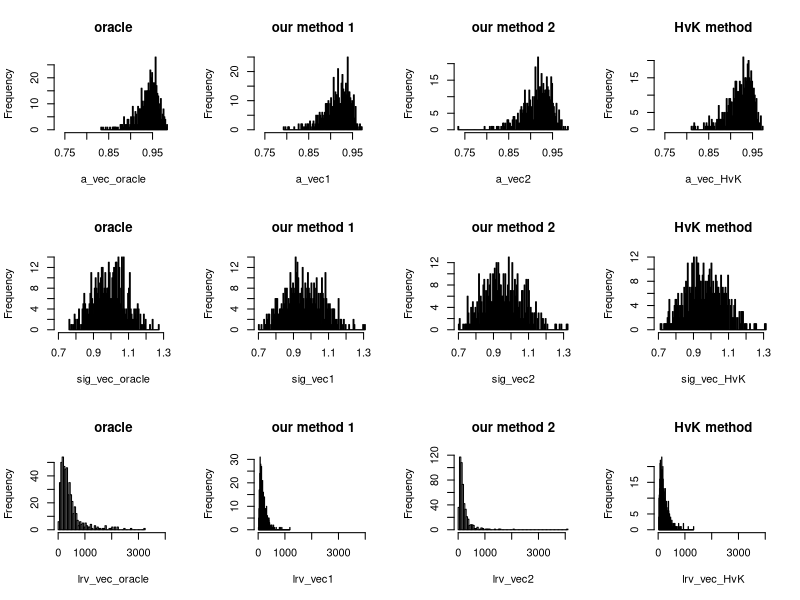

Write the R code that produced this figure.
rm(list=ls())

p      <- 1
a_star <- 0.95
T      <- 200
Nsim   <- 500


# Functions

#dyn.load("sigma_HvK.so")
#source("sigma_HvK.r")

emp_acf <- function(y_data,ell,p)
{   # computes autocovariances at lags 0 to p 
    # for the ell-th differences of y_data
    y_diff   <- diff(y_data,ell)
    len      <- length(y_diff)
    autocovs <- rep(0,p+1)
    for(k in 1:(p+1))
       autocovs[k] <- sum(y_diff[k:len]*y_diff[1:(len-k+1)])/len
    return(autocovs)
}

sigma_eta <- function(y_data,coefs,p)
{   y_diff <- diff(y_data)
    len    <- length(y_diff)
    res    <- rep(0,len)
    for(i in (p+1):len)
       res[i] <- y_diff[i] - sum(coefs * y_diff[(i-1):(i-p)])
    var_eta <- mean(res^2)/2
    return(var_eta)
}

corrections <- function(coefs,var_eta,len)
{   p <- length(coefs)  
    c_vec <- rep(0,len)
    c_vec[1] <- 1
    for(j in 2:len)
    { lags <- (j-1):max(j-p,1)
      c_vec[j] <- sum(coefs[1:length(lags)] * c_vec[lags])  
    }
    c_vec <- c_vec * var_eta
    return(c_vec)
}

AR_coef <- function(y_data,L1,L2,correct,p)
{   pos <- 0
    a_mat <- matrix(0,nrow=L2-L1+1,ncol=p)
    for(ell in L1:L2)
    {  pos <- pos + 1
       autocovs <- emp_acf(y_data,ell,p)
       cov_mat <- matrix(0,ncol=p,nrow=p)
       for(i in 1:p)
       {  for(j in 1:p)
             cov_mat[i,j] <- autocovs[abs(i-j)+1]
       }
       cov_vec <- autocovs[2:(p+1)] + correct[(ell-1+1):(ell-p+1)]
       a_mat[pos,] <- solve(cov_mat) %*% cov_vec 
    }    
    a_hat <- colMeans(a_mat)
    a_hat <- as.vector(a_hat)
    return(a_hat)
}

AR_coef_HvK <- function(y_data,L1,L2,p)
{   pos <- 0
    var_vec <- rep(0,L2-L1+1)
    for(ell in L1:L2)
    {  pos <- pos + 1
       y_diff <- diff(y_data,lag=ell)
       var_vec[pos] <- mean(y_diff^2)
    }
    g0 <- mean(var_vec)/2

    g_vec <- rep(0,p)
    for(ell in 1:p)
    {  y_diff <- diff(y_data,lag=ell)
       g_vec[ell] <- g0 - mean(y_diff^2)/2
    }
    g_vec <- c(g0,g_vec)

    cov_mat <- matrix(0,ncol=p,nrow=p)
    for(i in 1:p)
    {  for(j in 1:p)
          cov_mat[i,j] <- g_vec[abs(i-j)+1]
    }
    cov_vec <- g_vec[2:(p+1)] 
  
    a_hat_HvK <- solve(cov_mat) %*% cov_vec 
    a_hat_HvK <- as.vector(a_hat_HvK)
    return(a_hat_HvK)
}


# Simulations

a_vec1 <- a_vec2 <- a_vec_HvK <- a_vec_oracle <- rep(NA,Nsim)
sig_vec1 <- sig_vec2 <- sig_vec_HvK <- sig_vec_oracle <- rep(NA,Nsim)
a_vec1 <- a_vec2 <- a_vec_HvK <- a_vec_oracle <- rep(NA,Nsim)
lrv_vec1 <- lrv_vec2 <- lrv_vec_HvK <- lrv_vec_oracle <- rep(NA,Nsim)

for(nb in 1:Nsim){
  set.seed(nb)

  # simulate data

  burn  <- 50
  eta   <- rnorm(T+burn)
  eps   <- rep(0,T + burn)
  for(i in (p+1):(T+burn))
     eps[i] <- eps[(i-1):(i-p)] %*% a_star + eta[i]
  eps <- eps[-(1:burn)]

  slope <- 4
  trend <- slope * (1:T)/T

  y_data <- trend + eps

  # compute estimators

  K1 <- p+1
  K2 <- 10
  L1 <- 20
  L2 <- 30

  a_hat1       <- AR_coef(y_data,L1,L2,rep(0,L2),p)
  sig_eta_hat1 <- sigma_eta(y_data,a_hat1,p)
  lrv_hat1     <- sig_eta_hat1/(1-sum(a_hat1))^2 
  correct      <- corrections(a_hat1,sig_eta_hat1,K2+1)
  a_hat2       <- AR_coef(y_data,K1,K2,correct,p)
  sig_eta_hat2 <- sigma_eta(y_data,a_hat2,p)
  lrv_hat2     <- sig_eta_hat2/(1-sum(a_hat2))^2 
  a_vec1[nb]   <- a_hat1
  a_vec2[nb]   <- a_hat2
  sig_vec1[nb] <- sig_eta_hat1
  sig_vec2[nb] <- sig_eta_hat2
  lrv_vec1[nb] <- lrv_hat1
  lrv_vec2[nb] <- lrv_hat2
 
  a_vec_HvK[nb]   <- AR_coef_HvK(y_data,L1,L2,p)
  sig_vec_HvK[nb] <- sigma_eta(y_data,a_vec_HvK[nb],p)
  lrv_vec_HvK[nb] <- sig_vec_HvK[nb]/(1-sum(a_vec_HvK[nb]))^2
  #res_HvK <- sigma_HvK(y_data,L1,L2)
  #a_vec_HvK[nb] <- res_HvK[[2]] 

  res_oracle         <- lm(eps[2:T] ~ eps[1:(T-1)] - 1)
  a_vec_oracle[nb]   <- as.vector(res_oracle$coef)
  sig_vec_oracle[nb] <- mean(res_oracle$residuals^2)
  lrv_vec_oracle[nb] <- sig_vec_oracle[nb]/(1-sum(a_vec_oracle[nb]))^2 

  print(nb)
}


# Plots

bounds <- "no"

a_min <- min(c(a_vec1,a_vec2,a_vec_HvK,a_vec_oracle))
a_max <- max(c(a_vec1,a_vec2,a_vec_HvK,a_vec_oracle))
sig_min <- min(c(sig_vec1,sig_vec2,sig_vec_HvK,sig_vec_oracle))
sig_max <- max(c(sig_vec1,sig_vec2,sig_vec_HvK,sig_vec_oracle))
lrv_min <- min(c(lrv_vec1,lrv_vec2,lrv_vec_HvK,lrv_vec_oracle))
lrv_max <- max(c(lrv_vec1,lrv_vec2,lrv_vec_HvK,lrv_vec_oracle))

if(bounds == "yes")
{ a_min <- max(c(a_min,-1))
  a_max <- min(c(a_max,1))
  sig_min <- min(c(sig_vec1,sig_vec2,sig_vec_oracle))
  sig_max <- max(c(sig_vec1,sig_vec2,sig_vec_oracle))
  lrv_min <- min(c(lrv_vec1,lrv_vec2,lrv_vec_oracle))
  lrv_max <- max(c(lrv_vec1,lrv_vec2,lrv_vec_oracle))
}

dev.new()
par(mfrow=c(3,4))
hist(a_vec_oracle,breaks=100,xlim=c(a_min,a_max),main="oracle")
hist(a_vec1,breaks=100,xlim=c(a_min,a_max),main="our method 1")
hist(a_vec2,breaks=100,xlim=c(a_min,a_max),main="our method 2")
hist(a_vec_HvK,breaks=100,xlim=c(a_min,a_max),main="HvK method")
hist(sig_vec_oracle,breaks=100,xlim=c(sig_min,sig_max),main="oracle")
hist(sig_vec1,breaks=100,xlim=c(sig_min,sig_max),main="our method 1")
hist(sig_vec2,breaks=100,xlim=c(sig_min,sig_max),main="our method 2")
hist(sig_vec_HvK,breaks=100,xlim=c(sig_min,sig_max),main="HvK method")
hist(lrv_vec_oracle,breaks=100,xlim=c(lrv_min,lrv_max),main="oracle")
hist(lrv_vec1,breaks=100,xlim=c(lrv_min,lrv_max),main="our method 1")
hist(lrv_vec2,breaks=100,xlim=c(lrv_min,lrv_max),main="our method 2")
hist(lrv_vec_HvK,breaks=100,xlim=c(lrv_min,lrv_max),main="HvK method")


